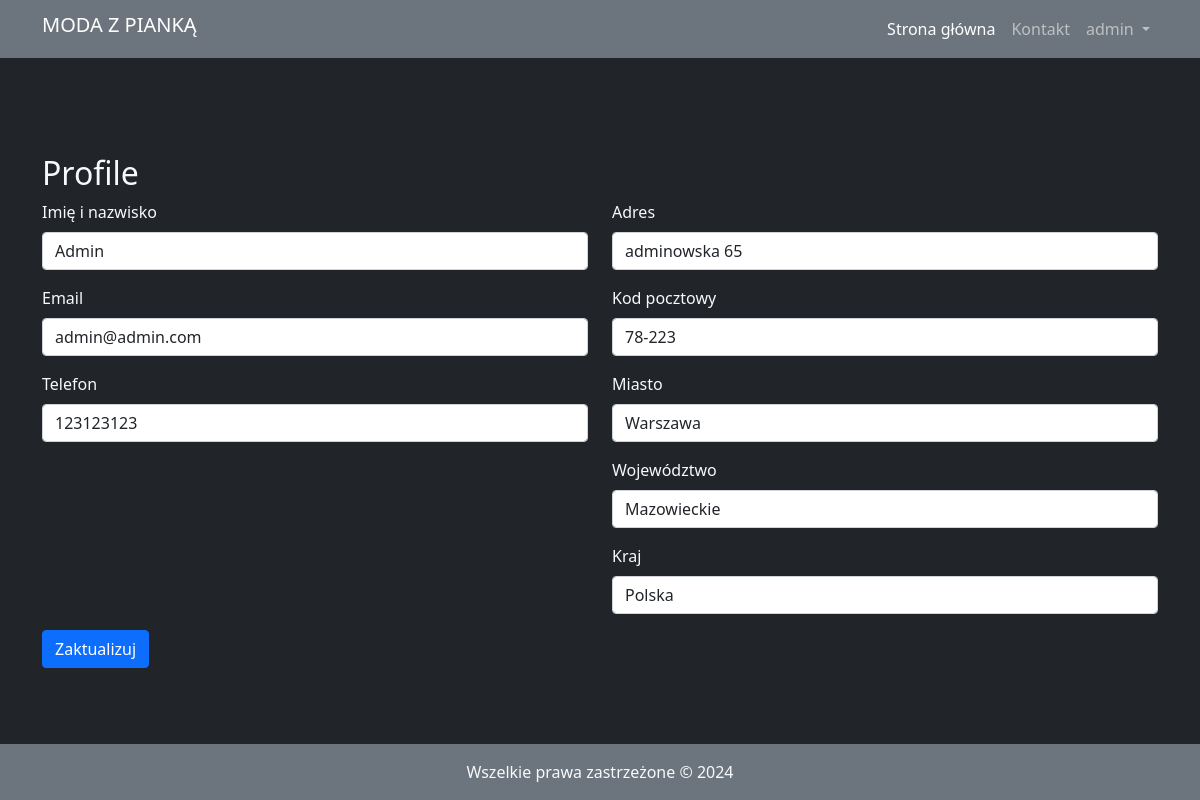
/account/ (signed in), run on the app's committed database.
### register/models.py (models this page shows, shortened)
class UserProfile(models.Model):
	user = models.ForeignKey(User, on_delete=models.CASCADE, null=True, blank=True)
	full_name = models.CharField(max_length=255, null=True, blank=True)
	email = models.CharField(max_length=255, null=True, blank=True)
	address = models.CharField(max_length=255, null=True, blank=True)
	phone = models.CharField(max_length=255, null=True, blank=True)
	city = models.CharField(max_length=255, null=True, blank=True)
	state = models.CharField(max_length=255, null=True, blank=True)
	zipcode = models.CharField(max_length=255, null=True, blank=True)
	country = models.CharField(max_length=255, null=True, blank=True)

### register/views.py (the view, shortened to what this page needs)
# urls.py: path('account/', AccountView.as_view(), name='account'),
class AccountView(View):
    def get(self, request):
        if not request.user.is_authenticated:
            return redirect('/login')
        profile = UserProfile.objects.get(user=request.user)
        profile_form = UserProfileForm(instance=profile)
        return render(request, "account/account.html", {'profile_form': profile_form})

### shop/cart.py (called while the page is built)
    def __len__(self):
        return len(self.cart)

### shop/context_processors.py (called while the page is built)
def cart(request):
	return {'cart': Cart(request)}

### register/templates/account/account.html (shortened to what this page needs)
{% extends "base.html" %}
{% load static %}
{% load crispy_forms_tags %}
{% block content %}
<div class="container mt-5">
    <form method="post">
        <div class="row">
            <h2>Profile</h2>
        </div>
        <div class="row">
            <div class="col-lg-6">
                {{ profile_form.full_name|as_crispy_field }}
                {{ profile_form.email|as_crispy_field }}
                {{ profile_form.phone|as_crispy_field }}
            </div>
            <div class="col-lg-6">
                {{ profile_form.address|as_crispy_field }}
                {{ profile_form.zipcode|as_crispy_field }}
                {{ profile_form.city|as_crispy_field }}
                {{ profile_form.state|as_crispy_field }}
                {{ profile_form.country|as_crispy_field }}
            </div>
        </div>
        <div class="row">
            <div class="col-12">
                <button type="submit" class="btn btn-primary">Zaktualizuj</button>
            </div>
        </div>
    </form>
</div>
{% endblock %}

### templates/base.html (shortened to what this page needs)
{% load static %}
<!DOCTYPE html>
<html lang="en">
<head>
    <link rel="stylesheet" href="{% static 'css/bootstrap.min.css' %}">
    <link rel="stylesheet" href="https://cdn.jsdelivr.net/npm/bootstrap-icons@1.5.0/font/bootstrap-icons.css">
</head>
<body class="bg-dark text-light d-flex flex-column min-vh-100">
    <nav class="navbar  navbar-expand-lg navbar-dark bg-secondary mb-5">
        <div class="container">
            <a title="Shop" class="navbar-brand h1" href="/">
                MODA Z PIANKĄ
            </a>
            <div class="collapse navbar-collapse" id="navbarSupportedContent">
                <ul class="navbar-nav ms-auto mb-2 mb-lg-0">
                    <li class="nav-item">
                        <a class="nav-link active" data-test="nav-home" aria-current="page" href="/">Strona główna</a>
                    </li>
                    <li class="nav-item">
                        <a class="nav-link" data-test="nav-contact" href="{% url 'shop:contact' %}">Kontakt</a>
                    </li>
                    {% if user.username == '' %}
                    <li class="nav-item">
                        <a class="nav-link" data-test="nav-sign-in" href="/login">Zaloguj się</a>
                    </li>
                    {% elif user.username == 'admin' %}
                    <li class="nav-item dropdown">
                        <a class="nav-link dropdown-toggle" href="#" data-test="nav-menu" id="menu" role="button"
                            data-bs-toggle="dropdown"
                            aria-expanded="false">
                            {{ user.username }}
                        </a>
                    </li>
                    {% endif %}
                </ul>
            </div>
        </div>
    </nav>
    {% block content %}{% endblock %}
    <footer class="bg-secondary text-light text-center p-3 mt-auto">
        <div class="container">
            <p class="m-0">Wszelkie prawa zastrzeżone © 2024</p>
        </div>
    </footer>
</body>
</html>

### data on the page
UserProfile: full_name "Admin", email "admin@admin.com", phone "123123123", address "adminowska 65", zipcode "78-223", city "Warszawa", state "Mazowieckie", country "Polska"

### other printed values
{{ user.username }} "admin"
